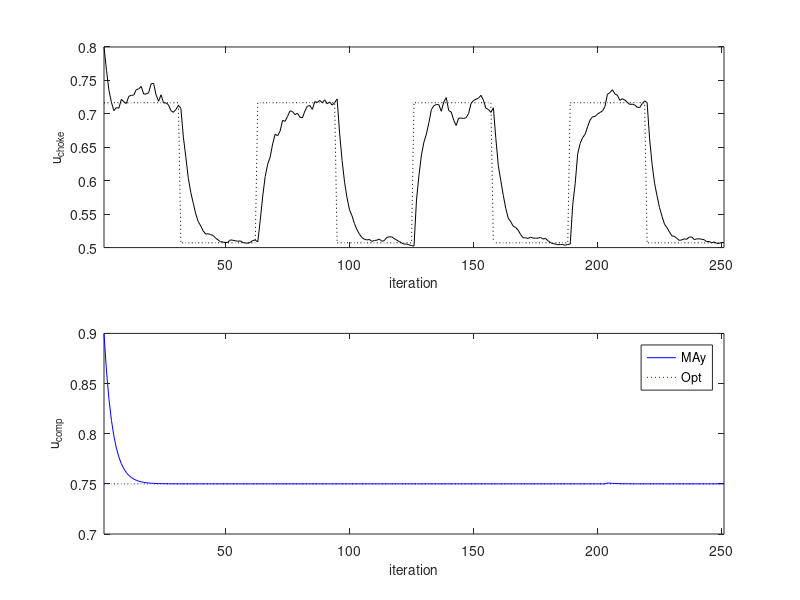
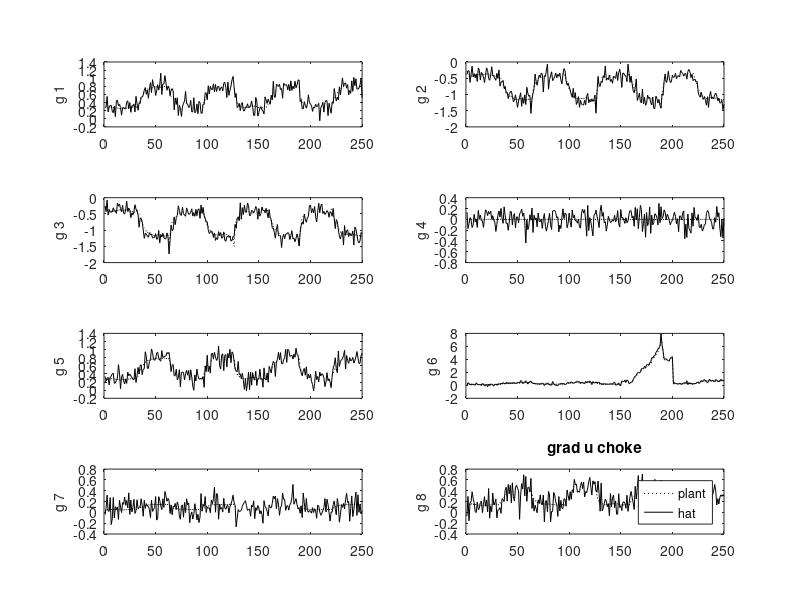
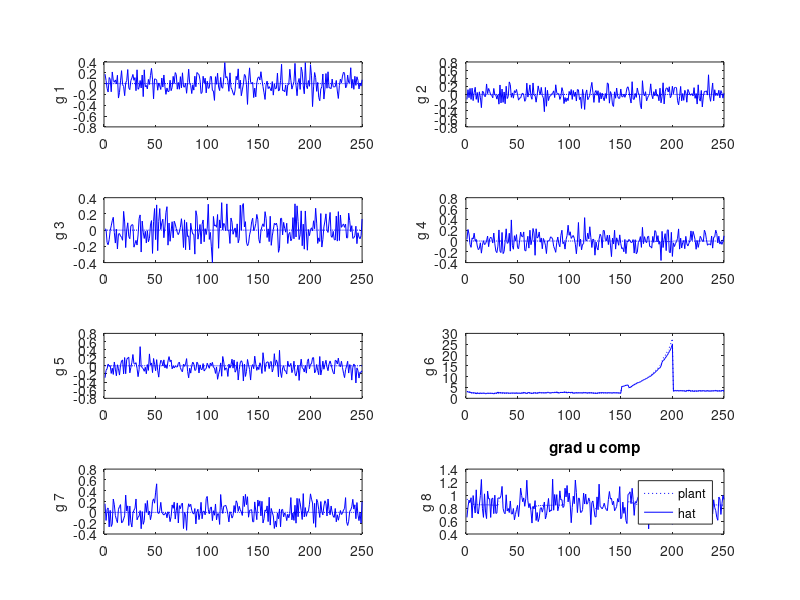
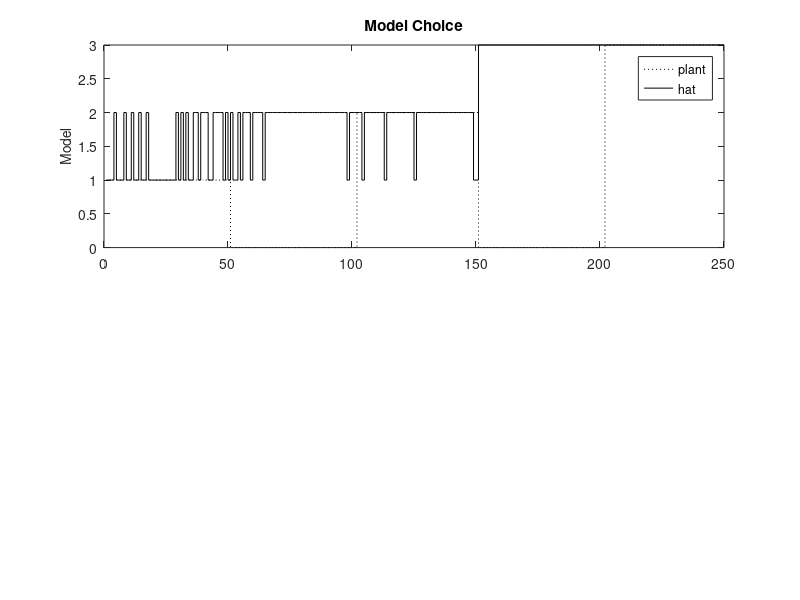

The MATLAB source for these figures, in order:
clear
close
clc

%Previously plant surface
load('PlantSurface');

% results
load('baseline');

% to control figure printing
% false - do not print
% true - print
pPDF = false;
pTIFF = false;
pr = [pPDF, pTIFF];

%% Plotting
inputs = {'u_{choke}','u_{comp}'};
measurements = {'Choke outlet pressure','Reservoir outflow','Compressor inflow','Compressor temperature','Compressor outlet pressure','Compressor efficiency','Compressor head','Compressor Power','Pump inflow','Pump power'};
units = {'P_{choke} [Pa]','q_{res} [m3/s]','q_{comp} [m3/s]','T_{comp} [K]','P_{comp} [Pa]','\nu [-]','H [m]','P_{ow} [W]','q_{pump} [m3/s]','P_{op} [W]'};
scaling = [1e7,1e0,1e0,1e2,1e7,1e0,1e1,1e4,1e-1,1e3];

%% 1. Input Comparison
leg = {'MAy','Opt'};

opt = load('PlantOptProfiles');

f1 = figure(1);

    subplot(2,1,1,'FontSize',10)
        plot(1:tEnd + 1,uOptArray(1,:),'k',1:tEnd,opt.uSP(1,1:tEnd),'k:')
        ylabel('u_{choke}','FontSize',10)
        xlabel('iteration','FontSize',10)
        xlim([1,tEnd + 1])
        %ylim([0.7,1])
    subplot(2,1,2,'FontSize',10)
        plot(1:tEnd + 1,uOptArray(2,:),'b',1:tEnd,opt.uSP(2,1:tEnd),'b:')
        ylabel('u_{comp}','FontSize',10)
        xlabel('iteration','FontSize',10) 
        xlim([1,tEnd + 1])
        %ylim([0.7,1])

        legend(leg,'Location','best','FontSize',9)

if pr(1)
    print(f1,'Results_Inputs','-dpdf')
end
if pr(2)
    print(f1,'-r1200','-dtiff','Results_Inputs.tif');
end


%% 2. comparing the actual gradient value with the estimated
leg = {'plant','hat'};

f2 = figure(2);
    for i = 1:ma.nMeas
        subplot(4,2,i,'FontSize',10)
            plot(1:tEnd,gradMeasPlantArray{i}(1,:),'k:')
            hold on
            plot(1:tEnd,gradPlantHatArray{i}(1,:),'k')

        ylabel(['g ',num2str(i)],'FontSize',10)

    end
    title('grad u choke')
    legend(leg,'Location','best','FontSize',9)

if pr(1)
    print(f2,'Results_Gradients_u1','-dpdf')
end
if pr(2)
    print(f2,'-r1200','-dtiff','Results_Gradients_u1.tif');
end

f3 = figure(3);
    for i = 1:ma.nMeas
        subplot(4,2,i,'FontSize',10)
            plot(1:tEnd,gradMeasPlantArray{i}(2,:),'b:')
            hold on
            plot(1:tEnd,gradPlantHatArray{i}(2,:),'b')

        ylabel(['g ',num2str(i)],'FontSize',10)

    end
title('grad u comp')
legend(leg,'Location','best','FontSize',9)

if pr(1)
    print(f3,'Results_Gradients_u2','-dpdf')
end
if pr(2)
    print(f3,'-r1200','-dtiff','Results_Gradients_u2.tif');
end

%% 3. comparing choosen model with actual model
leg = {'plant','hat'};
mod = {'H','D_1','D_2'};

%real plant array
rpArray = [];
for count = 1:tEnd
    if count < par.ph
        rpArray = [rpArray,1];
    elseif count < par.pd1 && count > par.ph_2_d1
        rpArray = [rpArray,2];
    elseif count > par.pd1_2_d2 
        rpArray = [rpArray,3];
    else 
        rpArray = [rpArray,0];
    end
end

f4 = figure(4);
subplot(2,1,1)
    stairs(1:tEnd,rpArray,'k:')
    hold on
    stairs(1:tEnd,modelArrayProb(2:end),'k')

    ylabel('Model','FontSize',10)
    title('Model Choice')
    legend(leg,'Location','best','FontSize',9)

% %plotting probability profile
% subplot(2,1,2)
%     area(0:tEnd,probModelArray')
%     
%     xlim([0, tEnd])
%     ylim([0 1])  
%     
%     title('Product concentration (C)')
%     xlabel('SS periods [-]')
%     ylabel('Probability of model')
%     legend(mod,'FontSize',6,'Location','best')

hold off

if pr(1)
    print(f4,'Results_ModelChoice','-dpdf')
end
if pr(2)
    print(f4,'-r1200','-dtiff','Results_ModelChoice.tif');
end



% %% 4. comparing estimated parameters
% 
% %real plant array
% rpThetaArray{1} = [];
% rpThetaArray{2} = [];
% rpThetaArray{3} = [];
% 
% for count = 1:tEnd
%     if count < 31 
%         rpThetaArray{1} = [rpThetaArray{1},[0.582;-2.398;2.75;-3.969;4.303]];
%     elseif count < 91 && count > 60
%         rpThetaArray{2} = [rpThetaArray{2},[-0.5;1.8;-0.85]];
%     elseif count > 121
%         rpThetaArray{3} = [rpThetaArray{3},[0.43;0.7;5;1;2]];
%     else 
%         rpThetaArray{1} = [rpThetaArray{1},[0;0;0;0;0]];
%         rpThetaArray{2} = [rpThetaArray{2},[0;0;0]];
%         rpThetaArray{3} = [rpThetaArray{3},[0;0;0;0;0]];
%     end
% end
% 
% f5 = figure(5);
% color = ['k','b','r'];
% for i = 1:ma.nModels
%         plot(1:count,rpThetaArray{i},color(i),'LineSpec',':')
%         hold on
%         plot(1:count,thetaHat{i},color(i))
% 
% end
% 
% ylabel('Parameters','FontSize',10)
% title('Estimated parameters')
% print(f4,'-r80','-dpdf','ResultsParameters.pdf');
% 
% 
% 
